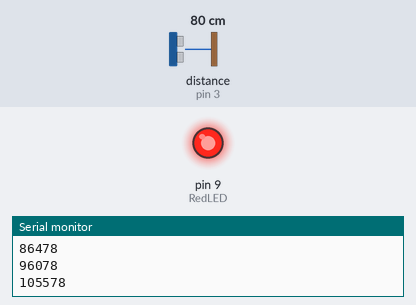
This sketch was run on a simulated Arduino Uno, built with avr-gcc and run on an emulated ATmega328P. Parts: output pins drawn as LEDs (lit = HIGH), the last lines printed to the serial monitor. Wiring (inferred from the names in the program): ultrasonic range finder: trigger pin 2; echo pin 3. The test bench sets the inputs (shaded band); at power-on: distance to the obstacle (sensor on pin 3) 80 cm. The echo pulse lasts 58.3 µs per cm; pins used as bus, display or sensor lines are not drawn.

Above: at 1.2 s.
1.3 s: distance to the obstacle (sensor on pin 3) set to 16 cm
2.8 s: distance to the obstacle (sensor on pin 3) set to 12 cm
At 3.1 s:
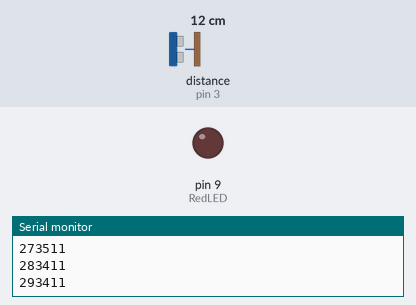
4.3 s: distance to the obstacle (sensor on pin 3) set to 18 cm
At 5.3 s:
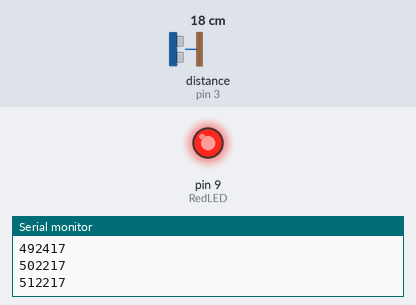
5.8 s: distance to the obstacle (sensor on pin 3) set to 2 cm
At 6.4 s:
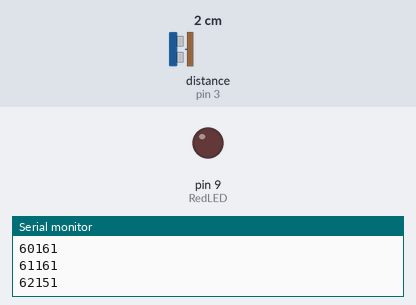
Timing chart, 0 to 8.3 s (numbered marks = the images above; inputs shaded):
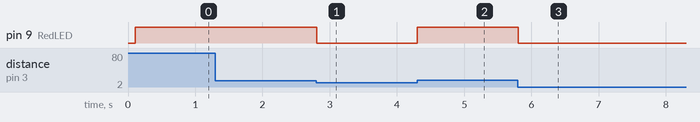

The sketch:

timer_interupt.ino
```cpp
#define trigPin 2
#define echoPin 3
#include <TimerOne.h>
String LEDStatus="OFF";
long duration;
int distance;
int dt = 10000;

int r = 14;

int RedLED=9;
long Starttime;
long actualTime;

void setup()
{
   pinMode(trigPin, OUTPUT);
  pinMode(echoPin, INPUT);
  Serial.begin(9600);
  Serial.println("Ultrasonic Sensor HC-SR04 Test");
  Serial.println("with Arduino UNO R3");

  pinMode(RedLED,OUTPUT);

  Timer1.initialize(100000);
  Timer1.attachInterrupt( ultrasonic_sensor_reading);

}

void loop()
{
 while(r <= distance && dt>=actualTime)
{
  digitalWrite(RedLED,HIGH);
  delay(100);
}
digitalWrite(RedLED,LOW);

}

void ultrasonic_sensor_reading()
{
  Starttime = millis();
  actualTime = Starttime - 0 ;
  digitalWrite(trigPin,LOW);
  delayMicroseconds(2);
  digitalWrite(trigPin,HIGH);
  delayMicroseconds(10);
  digitalWrite(trigPin,LOW);
  duration=pulseIn(echoPin,HIGH);
  distance=duration*0.034/2;
  Serial.print(distance);
  Serial.print('\n');
  Serial.print(actualTime);

}
```

Measured:
- the behaviour switches between 15 and 14 cm on distance to the obstacle (sensor on pin 3) (found by bisection; images 0 and 1)
- after the input at 2.8 s, pin 9 (RedLED): HIGH → LOW at once
- after the input at 4.3 s, pin 9 (RedLED): LOW → HIGH at once
- after the input at 5.8 s, pin 9 (RedLED): HIGH → LOW at once
